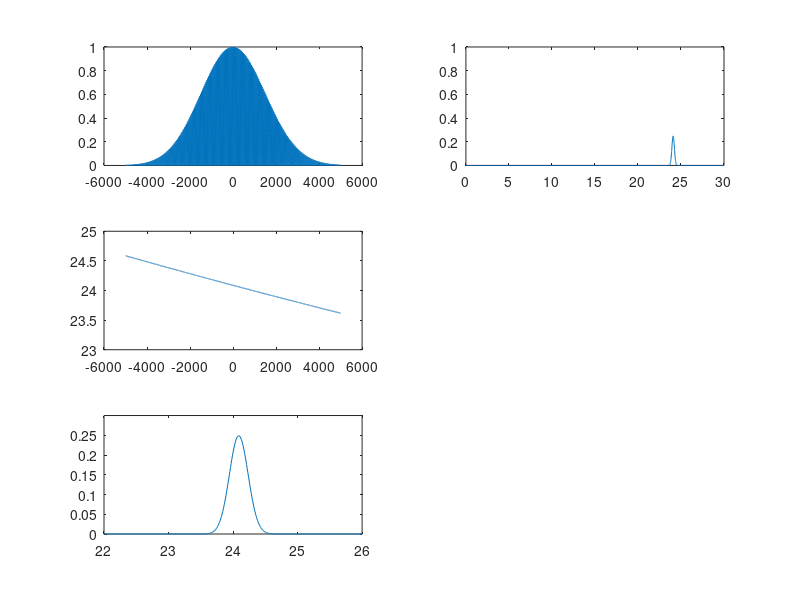

MATLAB code for this plot:

f0=24;%Grad/s
t0=67.5;%pico-second
FWHM=350*10^-3;%pico-second
tao0=1.2011*FWHM;%full 1/e maximum
Omega1=0;%ps
Omega2=446;%ps^2
Omega3=0.8;%ps^3

t=-5000:1:5000;%ps

%(a) Envelope of the generated pulse. 
z=0.5;%km
A=4*(t-Omega1*z)./tao0;
B=32*Omega3*z./tao0^3;
C=8*Omega2*z./tao0^2;
P=A.^2-1/(1+C^2).*B*(1-C^2-((1-3*C^2)*A.^2)./(6*(1+C^2))).*A-1/(2*(1+C^2)^3)*B^2*(1-6*C^2+C^4-(1-10*C^2+5*C^4)/(8*(1+C^2)).*A.^2).*A.^2;
r=(1+C^2)^-0.25*exp(-0.25/(1+C^2).*P);

normalized_r=r/max(r);
%(b) Spectrum (inset: zoom-in display).
f=0:0.01:30;%GHz
t1=t0^2./(8*pi^2*Omega3.*(f./1000).^2)-Omega2^2/(2*Omega3);
A1=4*(t1-Omega1*z)./tao0;
P=A1.^2-1/(1+C^2).*B*(1-C^2-((1-3*C^2)*A1.^2)./(6*(1+C^2))).*A1-1/(2*(1+C^2)^3)*B^2*(1-6*C^2+C^4-(1-10*C^2+5*C^4)/(8*(1+C^2)).*A1.^2).*A1.^2;
r1=(1+C^2)^-0.25*exp(-0.25/(1+C^2).*P);
normalized_r1=r1*2.5*10;
%(c) Instantaneous frequency versus time (solid line: predicted by (6), circle: ob-tained from numerical result). 
wrf=(1000*(Omega2^2+2*Omega3.*t).^-0.5*t0)/(2*pi);%GHz
%wrf=(1000*(1/Omega2-Omega3/(Omega2)^3.*t)*t0)/(2*pi);%GHz
%(d) Compressed pulse obtained by autocorrelation(inset: zoom-in display).
TBMP=Omega2*f0*(1/tao0-2*pi*f0);


i=r.*(1+cos((Omega2^2+2*Omega3.*t).^0.5*t0/Omega3+(Omega2*t0/Omega3)));
%i=r.*r;

normalized_i=i/max(i);

subplot(321);

%plot(t,normalized_r);
plot(t,normalized_i);

subplot(322);
plot(f,normalized_r1);
ylim([0,1]);

subplot(323);

plot(t,wrf);
ylim([23 25]);
%t,wrflinear);
%subplot(324);
%plot(t,normalized_i);
%plot(t,i);

subplot(325);
plot(f,normalized_r1);
xlim([22,26]);
ylim([0,0.3]);

%subplot(326);


